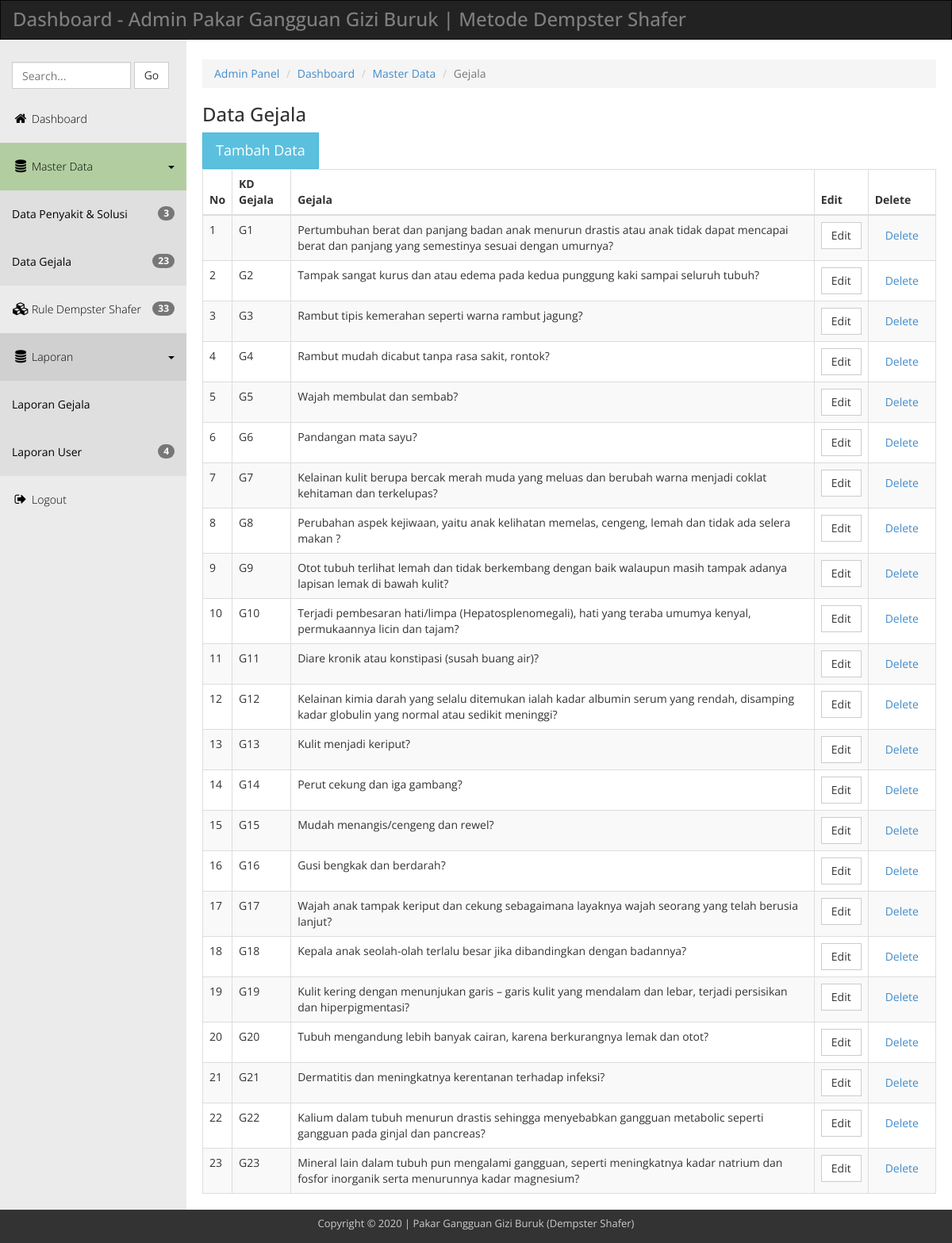
Page /admin/gejala.php on the committed database.
### tables this page shows
CREATE TABLE `tb_gejala` (
  `id` int(11) NOT NULL,
  `kdgejala` varchar(3) DEFAULT NULL,
  `gejala` text DEFAULT NULL
);

### admin/gejala.php (the view, shortened to what this page needs)
<!DOCTYPE html>
<head>
  <link rel="stylesheet" href="css/templatemo_main.css">
</head>
<body>
  <div class="navbar navbar-inverse" role="navigation">
      <div class="navbar-header">
        <div class="logo"><h1>Dashboard - Admin Pakar Gangguan Gizi Buruk | Metode Dempster Shafer</h1></div>
      </div>
    </div>
    <div class="template-page-wrapper">
      <div class="navbar-collapse collapse templatemo-sidebar">
        <ul class="templatemo-sidebar-menu">
          <li>
            <form class="navbar-form">
              <input type="text" class="form-control" id="templatemo_search_box" placeholder="Search...">
              <span class="btn btn-default">Go</span>
            </form>
          </li>
          <li><a href="index.php"><i class="fa fa-home"></i>Dashboard</a></li>
          <li class="sub open active">
            <a href="javascript:;">
              <i class="fa fa-database"></i>Master Data <div class="pull-right"><span class="caret"></span></div>
            </a>
            <ul class="templatemo-submenu">
              <li><a href="penyakit.php"><span class="badge pull-right"><?php include "koneksi.php"; $queryNP=mysqli_query($koneksi,"SELECT * FROM tb_penyakit"); $numNP=mysqli_num_rows($queryNP); echo $numNP;?></span>Data Penyakit & Solusi</a></li>
              <li><a href="gejala.php"><span class="badge pull-right"><?php $queryNP=mysqli_query($koneksi,"SELECT * FROM tb_gejala"); $numNP=mysqli_num_rows($queryNP); echo $numNP;?></span>Data Gejala</a></li>
            </ul>
          </li>
          <li><a href="basis_pengetahuan.php"><i class="fa fa-cubes"></i><span class="badge pull-right"><?php $queryNR=mysqli_query($koneksi,"SELECT * FROM tb_rules"); $numNR=mysqli_num_rows($queryNR); echo $numNR;?></span>Rule Dempster Shafer</a></li>
          <li class="sub open">
            <a href="javascript:;">
              <i class="fa fa-database"></i>Laporan<div class="pull-right"><span class="caret"></span></div>
            </a>
            <ul class="templatemo-submenu">
              <li><a href="lapgejala.php">Laporan Gejala</a></li>
              <li><a href="lapuser.php"><span class="badge pull-right"><?php $queryNP3=mysqli_query($koneksi,"SELECT * FROM tbpasien"); $numNP3=mysqli_num_rows($queryNP3); echo $numNP3;?></span>Laporan User</a></li>
            </ul>
          </li>
          <li><a href="javascript:;" data-toggle="modal" data-target="#confirmModal"><i class="fa fa-sign-out"></i>Logout</a></li>
        </ul>
      </div>
      <div class="templatemo-content-wrapper">
        <div class="templatemo-content">
          <ol class="breadcrumb">
            <li><a href="index.php">Admin Panel</a></li>
            <li><a href="#">Dashboard</a></li>
            <li><a href="#">Master Data</a></li>
            <li class="active">Gejala</li>
          </ol>
          <h1>Data Gejala</h1>
<button type="button" class="btn btn-info btn-lg" data-toggle="modal" data-target="#myModal">Tambah Data</button>
                   <div class="row">
            <div class="col-md-12">
              <div class="table-responsive">
                <table class="table table-striped table-hover table-bordered">
                  <thead>
                    <tr>
                      <th>No</th>
                      <th>KD Gejala</th>
                      <th>Gejala</th>
                      <th>Edit</th>
                      <th>Delete<input type="hidden" id="texthapus"></th>
                    </tr>
                  </thead>
                  <tbody>
                    <?php
	$sql = "SELECT * FROM tb_gejala  ORDER BY id";
	$qry = mysqli_query($koneksi,$sql) or die ("SQL Error".mysqli_error());
	$no=0;
	while ($data = mysqli_fetch_array ($qry)) {
	$no++;
   ?>
                    <tr>
                      <td><?php echo $no;?></td>
                      <td><?php echo $data['kdgejala'];?></td>
                      <td><?php echo $data['gejala'];?></td>
                      <td><a href="edgejala.php?id=<?php echo $data['id'];?>" class="btn btn-default">Edit</a></td>
                      <td><a onClick="return HapusData('<?php echo $data['id'];?>');" data-toggle="modal" data-target="#confirmModal2" class="btn btn-link">Delete</a>
                      </td>
                    </tr><?php }?>
                  </tbody>
                </table>
              </div>
            </div>
          </div>
        </div>
      </div>
      <footer class="templatemo-footer">
        <div class="templatemo-copyright">
          <p>Copyright &copy; 2020 | Pakar Gangguan Gizi Buruk (Dempster Shafer)</p>
        </div>
      </footer>
    </div>
</body>
</html>

### admin/css/templatemo_main.css (style rules this page uses)
* { font-family: 'Open Sans', sans-serif; }
body { background-color: rgb(235,235,235); }
h1 { font-size: 24px; }
.logo { display: inline-block; }
.logo h1 { font-size: 24px; margin: 10px 15px; }
.templatemo-content-wrapper { float: left; width: 100%; }
.templatemo-content { margin-left: 235px; margin-top: 0px; min-height: 600px; padding: 25px 20px 0 20px; background-color: white; overflow-x: hidden; }
.templatemo-footer { clear: both; font-size: 13px; padding: 8px 0 5px 0; text-align: center; color: #ccc; background-color: #333; }
#templatemo_search_box { width: 150px; display: inline-block; }
.navbar { margin-bottom: 0; border-radius: 0; }
.navbar-header { color: rgb(127,127,127); }
.templatemo-sidebar { padding: 0; margin-top: 20px; }
.templatemo-sidebar .templatemo-sidebar-menu { list-style: none; margin: 0; padding: 0; }
.templatemo-sidebar .templatemo-sidebar-menu > li { display: block; margin: 0; padding: 0; border: 0px; }
.templatemo-sidebar .templatemo-sidebar-menu > li > a { display: block; position: relative; margin: 0; border: 0px; padding: 20px 15px; text-decoration: none; font-size: 14px; font-weight: 300; }
.templatemo-sidebar-menu a { color: black; }
.templatemo-sidebar-menu li.sub .templatemo-submenu { display: none; }
.templatemo-sidebar-menu li.sub.open .templatemo-submenu { display: block; }
.templatemo-submenu { padding-left: 0; }
.templatemo-submenu li { list-style: none; background-color: #DFDFDF; }
.templatemo-submenu li a { display: block; padding: 20px 15px; margin: 0; }
.templatemo-sidebar-menu > li.sub.open > a { background-color: rgba(145,145,145,0.3); }
.templatemo-sidebar .templatemo-sidebar-menu >li.active, .templatemo-sidebar .templatemo-sidebar-menu>li>a:hover { background-color: rgb(191, 232, 167); }
.templatemo-sidebar .templatemo-sidebar-menu > li > a > i { font-size: 16px; top: 2px; margin-top: 1px; margin-left: 1px; margin-right: 4px; display: inline-block; width: 1.25em; text-align: center; }
.nav-pills>li>a, .nav-tabs>li>a, .alert, .progress, .panel, .btn, .panel-group .panel, .form-control, .modal-content, .breadcrumb { border-radius: 0; }
@media screen and (min-width: 992px) { .templatemo-sidebar { width: 235px; float: left; position: relative; margin-right: -100%; } }

### rows in the picture
tb_gejala: kdgejala "G1", gejala "Pertumbuhan berat dan panjang badan anak menurun drastis atau anak tidak dapat mencapai berat dan panjang yang semestinya sesuai dengan umurnya?"
tb_gejala: kdgejala "G2", gejala "Tampak sangat kurus dan atau edema pada kedua punggung kaki sampai seluruh tubuh?"
tb_gejala: kdgejala "G3", gejala "Rambut tipis kemerahan seperti warna rambut jagung?"
tb_gejala: kdgejala "G4", gejala "Rambut mudah dicabut tanpa rasa sakit, rontok?"
tb_gejala: kdgejala "G5", gejala "Wajah membulat dan sembab?"
tb_gejala: kdgejala "G6", gejala "Pandangan mata sayu?"
tb_gejala: kdgejala "G7", gejala "Kelainan kulit berupa bercak merah muda yang meluas dan berubah warna menjadi coklat kehitaman dan terkelupas?"
tb_gejala: kdgejala "G8", gejala "Perubahan aspek kejiwaan, yaitu anak kelihatan memelas, cengeng, lemah dan tidak ada selera makan ?"
tb_gejala: kdgejala "G9", gejala "Otot tubuh terlihat lemah dan tidak berkembang dengan baik walaupun masih tampak adanya lapisan lemak di bawah kulit?"
tb_gejala: kdgejala "G10", gejala "Terjadi pembesaran hati/limpa (Hepatosplenomegali), hati yang teraba umumya kenyal, permukaannya licin dan tajam?"
tb_gejala: kdgejala "G11", gejala "Diare kronik atau konstipasi (susah buang air)?"
tb_gejala: kdgejala "G12", gejala "Kelainan kimia darah yang selalu ditemukan ialah kadar albumin serum yang rendah, disamping kadar globulin yang normal atau sedikit meninggi?"
tb_gejala: kdgejala "G13", gejala "Kulit menjadi keriput?"
tb_gejala: kdgejala "G14", gejala "Perut cekung dan iga gambang?"
tb_gejala: kdgejala "G15", gejala "Mudah menangis/cengeng dan rewel?"
tb_gejala: kdgejala "G16", gejala "Gusi bengkak dan berdarah?"
tb_gejala: kdgejala "G17", gejala "Wajah anak tampak keriput dan cekung sebagaimana layaknya wajah seorang yang telah berusia lanjut?"
tb_gejala: kdgejala "G18", gejala "Kepala anak seolah-olah terlalu besar jika dibandingkan dengan badannya?"
tb_gejala: kdgejala "G19", gejala "Kulit kering dengan menunjukan garis – garis kulit yang mendalam dan lebar, terjadi persisikan dan hiperpigmentasi?"
tb_gejala: kdgejala "G20", gejala "Tubuh mengandung lebih banyak cairan, karena berkurangnya lemak dan otot?"
tb_gejala: kdgejala "G21", gejala "Dermatitis dan meningkatnya kerentanan terhadap infeksi?"
tb_gejala: kdgejala "G22", gejala "Kalium dalam tubuh menurun drastis sehingga menyebabkan gangguan metabolic seperti gangguan pada ginjal dan pancreas?"
tb_gejala: kdgejala "G23", gejala "Mineral lain dalam tubuh pun mengalami gangguan, seperti meningkatnya kadar natrium dan fosfor inorganik serta menurunnya kadar magnesium?"

### other values in the picture
$numNP "3"
$numNP "23"
$numNR "33"
$numNP3 "4"
